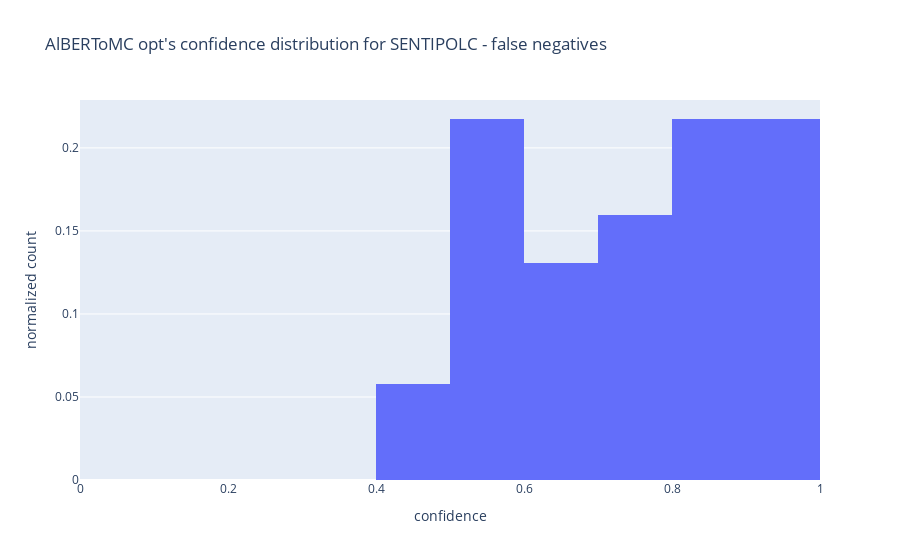
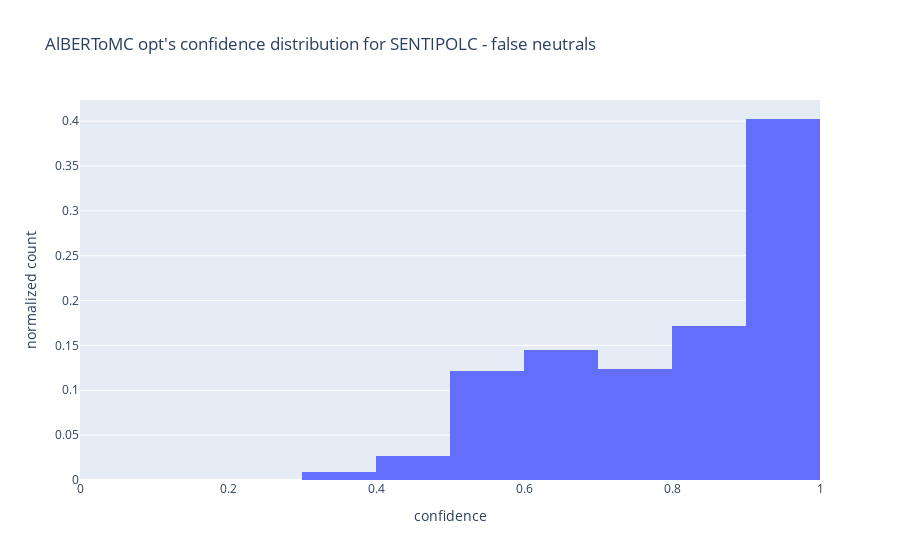
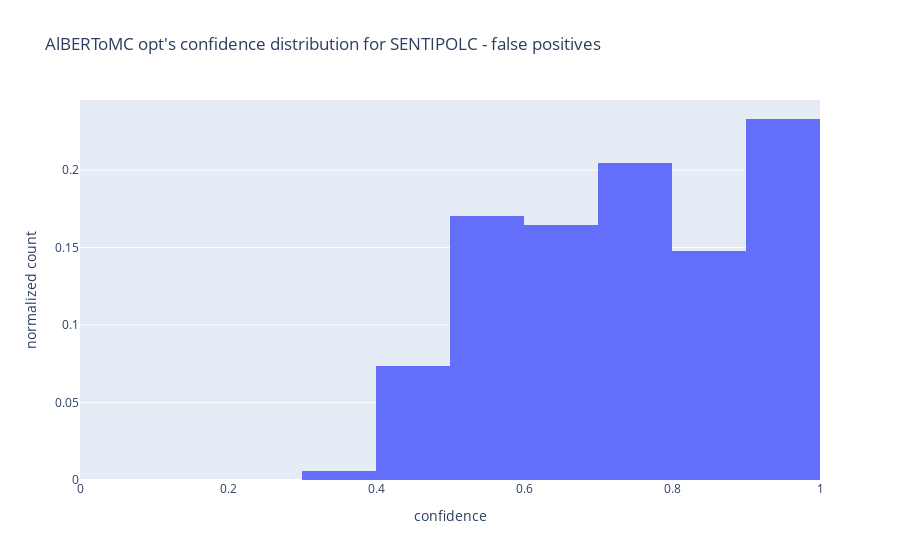

Here is the notebook cell these charts were saved with, in order:
### Markdown cell above
### AlBERTo with hyper-params tuned - SENTIPOLC16

### Code cell
test_loader_sentipolc = DataLoader(testing_sentipolc, batch_size=64)

#load best model's params
model = MyNetMCTuned(3).to(device)
model.load_state_dict(torch.load("data/models/alberto_multiclass_tuned.pt"))

preds , trues , logitss = validation_epoch(model, None, test_loader_sentipolc, "test", logging=False)
        
# for n , (i , row) in enumerate(dataset_feel_it.iterrows()):
#     if preds[n] != trues[n]:
#         print(f"{row['text']} ------ true={row['labels']} pred={preds[n]}  \n")
#         assert row['labels'] == trues[n]
        
print(classification_report(trues, preds, target_names=["negative", "neutral", "positive"]))

cm = confusion_matrix(trues, preds, normalize='all')
ConfusionMatrixDisplay(confusion_matrix=cm, display_labels=["negative", "neutral", "positive"]).plot()
plt.title("SENTIPOLC16 - AlBERToMC opt")


# plot the confidence distribution for errors
proba = torch.nn.functional.softmax(torch.tensor(logitss), dim=1)
trues = np.array(trues)
preds = np.array(preds)

plot_confidence_distribution(trues, preds, proba, name="AlBERToMC opt", dataset="SENTIPOLC", plot_neutral=True)

### Figure 1 — Plotly figure (JSON) as saved in the notebook; plotly's stock layout.template omitted (floating-point values rounded to 4 significant figures)
{"data": [{"histnorm": "probability", "type": "histogram", "x": [0.5197, 0.8904, 0.5498, 0.8393, 0.8744, 0.988, 0.9832, 0.742, 0.4496, 0.8621, 0.9178, 0.9745, 0.5569, 0.8212, 0.5139, 0.8107, 0.9103, 0.7325, 0.9794, 0.6873, 0.8029, 0.7341, 0.5183, 0.8192, 0.555, 0.5363, 0.8765, 0.5204, 0.5555, 0.5419, 0.6915, 0.9722, 0.581, 0.921, 0.825, 0.9208, 0.9264, 0.9282, 0.9676, 0.52, 0.6568, 0.8108, 0.7533, 0.7891, 0.6014, 0.9124, 0.8883, 0.6802, 0.6274, 0.7859, 0.8299, 0.7429, 0.5843, 0.6344, 0.8248, 0.7773, 0.7368, 0.683, 0.5575, 0.7615, 0.481, 0.9479, 0.4958, 0.4825, 0.5616, 0.796, 0.6203, 0.9862, 0.8549], "xbins": {"end": 1, "size": 0.1, "start": 0}}], "layout": {"title": {"text": "AlBERToMC opt's confidence distribution for SENTIPOLC - false negatives"}, "xaxis": {"range": [0, 1], "title": {"text": "confidence"}}, "yaxis": {"title": {"text": "normalized count"}}}}

### Figure 2 — Plotly figure (JSON) as saved in the notebook; plotly's stock layout.template omitted (floating-point values rounded to 4 significant figures; data arrays with more than 128 entries replaced by an {"elided": "..."} marker saying what was removed)
{"data": [{"histnorm": "probability", "type": "histogram", "x": {"elided": "338 float values"}, "xbins": {"end": 1, "size": 0.1, "start": 0}}], "layout": {"title": {"text": "AlBERToMC opt's confidence distribution for SENTIPOLC - false neutrals"}, "xaxis": {"range": [0, 1], "title": {"text": "confidence"}}, "yaxis": {"title": {"text": "normalized count"}}}}

### Figure 3 — Plotly figure (JSON) as saved in the notebook; plotly's stock layout.template omitted (floating-point values rounded to 4 significant figures; data arrays with more than 128 entries replaced by an {"elided": "..."} marker saying what was removed)
{"data": [{"histnorm": "probability", "type": "histogram", "x": {"elided": "176 float values"}, "xbins": {"end": 1, "size": 0.1, "start": 0}}], "layout": {"title": {"text": "AlBERToMC opt's confidence distribution for SENTIPOLC - false positives"}, "xaxis": {"range": [0, 1], "title": {"text": "confidence"}}, "yaxis": {"title": {"text": "normalized count"}}}}
